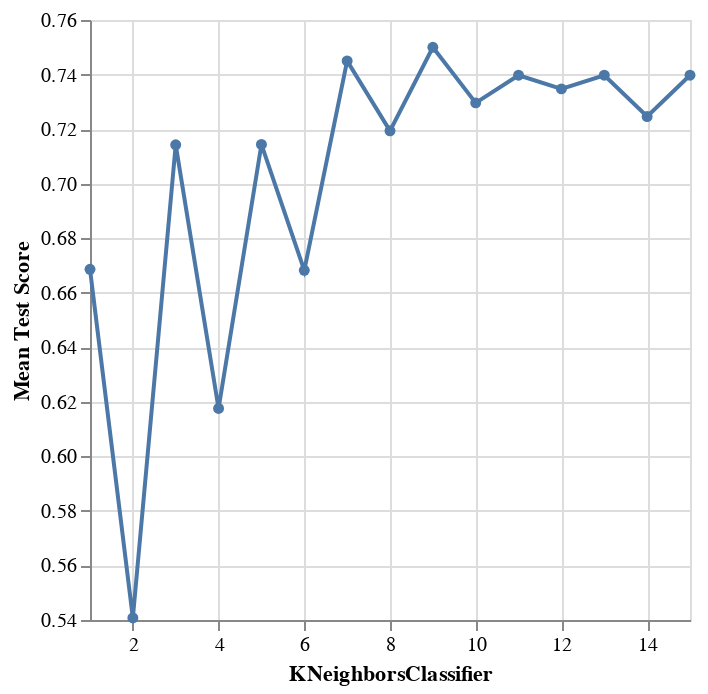

Write notebook code for a chart like this one.
### Code cell
# repeat above steps for players_preprocessor_2 to find accuracy
# specify X (predictors) for the variables within the preprocessor

X_2=players[['experience', 'age']]

# create pipe

players_pipe_2=make_pipeline(players_preprocessor_2, knn_spec)
             
# perform standard 5-fold cross validation

knn_tune_grid_2=GridSearchCV(
        estimator=players_pipe_2,
        param_grid=param_grid,
        cv=5
    )

# fit tuned grid to X and y

knn_model_grid_2=knn_tune_grid_2.fit(X_2, y)

# find the results and store in a new dataframe 

accuracies_grid_2=pd.DataFrame(knn_model_grid_2.cv_results_)


# create a line graph (with points) to visualize results and help determine optimal KNeighbors value

accuracy_k_grid_2=alt.Chart(accuracies_grid_2).mark_line(point=True).encode(
    x=alt.X("param_kneighborsclassifier__n_neighbors").title("KNeighborsClassifier").scale(zero=False),
    y=alt.Y("mean_test_score").title("Mean Test Score").scale(zero=False)
)
accuracy_k_grid_2

### Figure 1 — Vega-Lite specification as saved in the notebook (floating-point values rounded to 4 significant figures)
{"config": {"view": {"continuousWidth": 300, "continuousHeight": 300}}, "data": {"name": "data-a1897e51226c7743433c87a6ea5a5806"}, "mark": {"type": "line", "point": true}, "encoding": {"x": {"field": "param_kneighborsclassifier__n_neighbors", "scale": {"zero": false}, "title": "KNeighborsClassifier", "type": "quantitative"}, "y": {"field": "mean_test_score", "scale": {"zero": false}, "title": "Mean Test Score", "type": "quantitative"}}, "$schema": "https://vega.github.io/schema/vega-lite/v5.20.1.json", "datasets": {"data-a1897e51226c7743433c87a6ea5a5806": [{"mean_fit_time": 0.003471, "std_fit_time": 0.0001191, "mean_score_time": 0.003947, "std_score_time": 4.461e-05, "param_kneighborsclassifier__n_neighbors": 1, "params": {"kneighborsclassifier__n_neighbors": 1}, "split0_test_score": 0.625, "split1_test_score": 0.641, "split2_test_score": 0.7436, "split3_test_score": 0.7179, "split4_test_score": 0.6154, "mean_test_score": 0.6686, "std_test_score": 0.05206, "rank_test_score": 12}, {"mean_fit_time": 0.003345, "std_fit_time": 4.749e-05, "mean_score_time": 0.003936, "std_score_time": 3.326e-05, "param_kneighborsclassifier__n_neighbors": 2, "params": {"kneighborsclassifier__n_neighbors": 2}, "split0_test_score": 0.55, "split1_test_score": 0.5128, "split2_test_score": 0.5128, "split3_test_score": 0.6154, "split4_test_score": 0.5128, "mean_test_score": 0.5408, "std_test_score": 0.03999, "rank_test_score": 15}, {"mean_fit_time": 0.003355, "std_fit_time": 4.925e-05, "mean_score_time": 0.004919, "std_score_time": 0.001977, "param_kneighborsclassifier__n_neighbors": 3, "params": {"kneighborsclassifier__n_neighbors": 3}, "split0_test_score": 0.725, "split1_test_score": 0.7436, "split2_test_score": 0.7436, "split3_test_score": 0.6923, "split4_test_score": 0.6667, "mean_test_score": 0.7142, "std_test_score": 0.03027, "rank_test_score": 11}, {"mean_fit_time": 0.003307, "std_fit_time": 7.197e-05, "mean_score_time": 0.00393, "std_score_time": 2.186e-05, "param_kneighborsclassifier__n_neighbors": 4, "params": {"kneighborsclassifier__n_neighbors": 4}, "split0_test_score": 0.575, "split1_test_score": 0.5897, "split2_test_score": 0.6667, "split3_test_score": 0.6923, "split4_test_score": 0.5641, "mean_test_score": 0.6176, "std_test_score": 0.05185, "rank_test_score": 14}, {"mean_fit_time": 0.003278, "std_fit_time": 2.682e-05, "mean_score_time": 0.003885, "std_score_time": 1.46e-05, "param_kneighborsclassifier__n_neighbors": 5, "params": {"kneighborsclassifier__n_neighbors": 5}, "split0_test_score": 0.7, "split1_test_score": 0.7179, "split2_test_score": 0.7179, "split3_test_score": 0.7949, "split4_test_score": 0.641, "mean_test_score": 0.7144, "std_test_score": 0.04918, "rank_test_score": 10}, {"mean_fit_time": 0.003332, "std_fit_time": 7.021e-05, "mean_score_time": 0.00399, "std_score_time": 7.46e-05, "param_kneighborsclassifier__n_neighbors": 6, "params": {"kneighborsclassifier__n_neighbors": 6}, "split0_test_score": 0.7, "split1_test_score": 0.6154, "split2_test_score": 0.641, "split3_test_score": 0.7949, "split4_test_score": 0.5897, "mean_test_score": 0.6682, "std_test_score": 0.07313, "rank_test_score": 13}, {"mean_fit_time": 0.003389, "std_fit_time": 0.0002266, "mean_score_time": 0.003962, "std_score_time": 8.747e-05, "param_kneighborsclassifier__n_neighbors": 7, "params": {"kneighborsclassifier__n_neighbors": 7}, "split0_test_score": 0.725, "split1_test_score": 0.7949, "split2_test_score": 0.7436, "split3_test_score": 0.7949, "split4_test_score": 0.6667, "mean_test_score": 0.745, "std_test_score": 0.04798, "rank_test_score": 2}, {"mean_fit_time": 0.003256, "std_fit_time": 2.304e-05, "mean_score_time": 0.004088, "std_score_time": 0.000366, "param_kneighborsclassifier__n_neighbors": 8, "params": {"kneighborsclassifier__n_neighbors": 8}, "split0_test_score": 0.725, "split1_test_score": 0.6667, "split2_test_score": 0.7436, "split3_test_score": 0.7949, "split4_test_score": 0.6667, "mean_test_score": 0.7194, "std_test_score": 0.04873, "rank_test_score": 9}, {"mean_fit_time": 0.003334, "std_fit_time": 0.0001301, "mean_score_time": 0.003923, "std_score_time": 2.538e-05, "param_kneighborsclassifier__n_neighbors": 9, "params": {"kneighborsclassifier__n_neighbors": 9}, "split0_test_score": 0.75, "split1_test_score": 0.7949, "split2_test_score": 0.7692, "split3_test_score": 0.7692, "split4_test_score": 0.6667, "mean_test_score": 0.75, "std_test_score": 0.04404, "rank_test_score": 1}, {"mean_fit_time": 0.00346, "std_fit_time": 0.0003169, "mean_score_time": 0.004285, "std_score_time": 0.0006073, "param_kneighborsclassifier__n_neighbors": 10, "params": {"kneighborsclassifier__n_neighbors": 10}, "split0_test_score": 0.725, "split1_test_score": 0.7436, "split2_test_score": 0.7692, "split3_test_score": 0.7436, "split4_test_score": 0.6667, "mean_test_score": 0.7296, "std_test_score": 0.03448, "rank_test_score": 7}, {"mean_fit_time": 0.003425, "std_fit_time": 0.0001555, "mean_score_time": 0.004005, "std_score_time": 6.845e-05, "param_kneighborsclassifier__n_neighbors": 11, "params": {"kneighborsclassifier__n_neighbors": 11}, "split0_test_score": 0.75, "split1_test_score": 0.7692, "split2_test_score": 0.7692, "split3_test_score": 0.7436, "split4_test_score": 0.6667, "mean_test_score": 0.7397, "std_test_score": 0.03795, "rank_test_score": 3}, {"mean_fit_time": 0.00332, "std_fit_time": 4.917e-05, "mean_score_time": 0.003976, "std_score_time": 6.982e-05, "param_kneighborsclassifier__n_neighbors": 12, "params": {"kneighborsclassifier__n_neighbors": 12}, "split0_test_score": 0.725, "split1_test_score": 0.7692, "split2_test_score": 0.7692, "split3_test_score": 0.7436, "split4_test_score": 0.6667, "mean_test_score": 0.7347, "std_test_score": 0.03791, "rank_test_score": 6}, {"mean_fit_time": 0.00333, "std_fit_time": 2.597e-05, "mean_score_time": 0.003975, "std_score_time": 3.418e-05, "param_kneighborsclassifier__n_neighbors": 13, "params": {"kneighborsclassifier__n_neighbors": 13}, "split0_test_score": 0.75, "split1_test_score": 0.7692, "split2_test_score": 0.7692, "split3_test_score": 0.7436, "split4_test_score": 0.6667, "mean_test_score": 0.7397, "std_test_score": 0.03795, "rank_test_score": 3}, {"mean_fit_time": 0.003507, "std_fit_time": 0.0003621, "mean_score_time": 0.003961, "std_score_time": 4.728e-05, "param_kneighborsclassifier__n_neighbors": 14, "params": {"kneighborsclassifier__n_neighbors": 14}, "split0_test_score": 0.7, "split1_test_score": 0.7692, "split2_test_score": 0.7692, "split3_test_score": 0.7179, "split4_test_score": 0.6667, "mean_test_score": 0.7246, "std_test_score": 0.03997, "rank_test_score": 8}, {"mean_fit_time": 0.006044, "std_fit_time": 0.005454, "mean_score_time": 0.00395, "std_score_time": 2.175e-05, "param_kneighborsclassifier__n_neighbors": 15, "params": {"kneighborsclassifier__n_neighbors": 15}, "split0_test_score": 0.75, "split1_test_score": 0.7436, "split2_test_score": 0.7692, "split3_test_score": 0.7692, "split4_test_score": 0.6667, "mean_test_score": 0.7397, "std_test_score": 0.03795, "rank_test_score": 3}]}}
